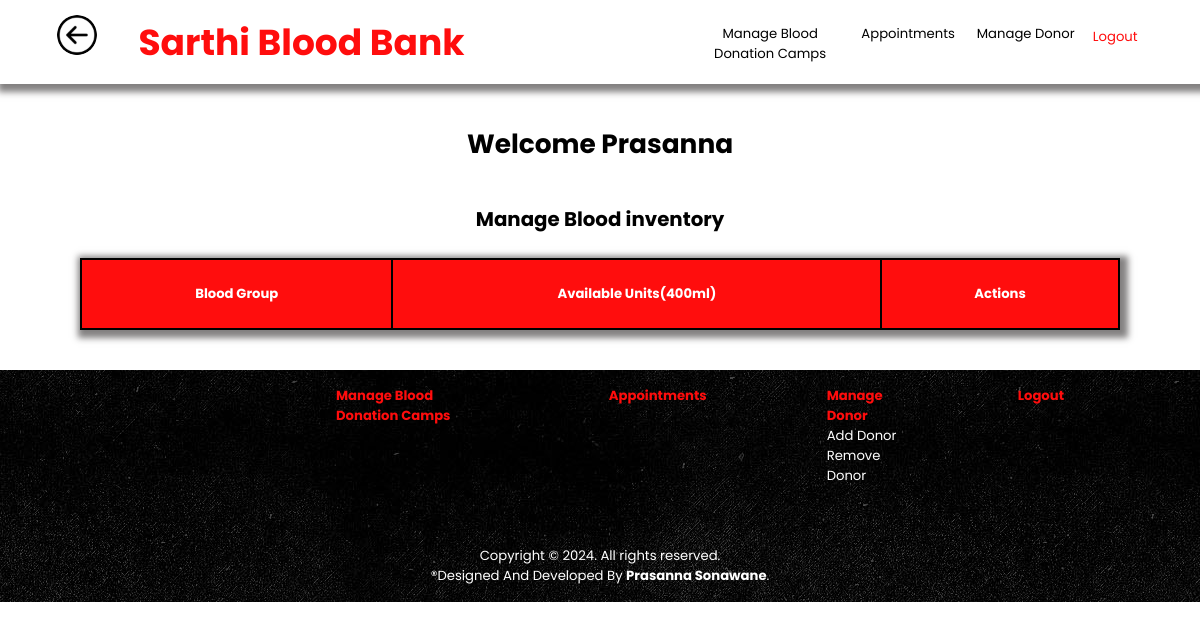
The page /admin_dashboard.php (signed in) on the database as committed earlier.
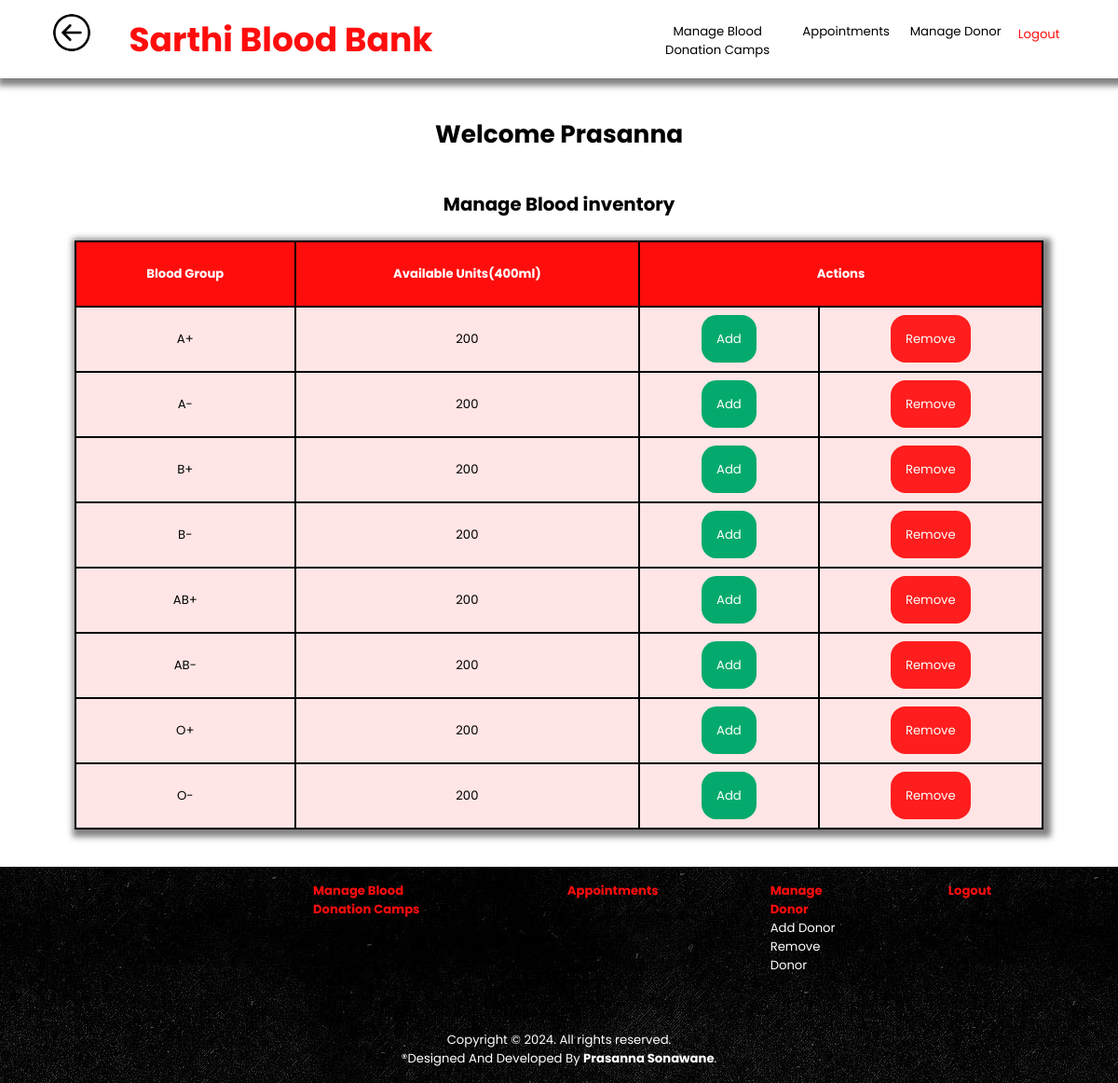
The same page on the database as committed later.
### tables this page shows
CREATE TABLE `blood_inventory` (`blood_id` INT NOT NULL AUTO_INCREMENT , `blood_group` VARCHAR(10) NOT NULL , `units` INT NOT NULL , PRIMARY KEY (`blood_id`), UNIQUE (`blood_group`));

### admin_dashboard.php (the view, shortened to what this page needs)
<!DOCTYPE html>
<html lang="en">
  <head>
    <link rel="stylesheet" type="text/css" href="css/style.css">
    <link rel="stylesheet" type="text/css" href="css/admin.css">
    <link rel="stylesheet" type="text/css" href="css/tables.css">
    <link rel="stylesheet" type="text/css" href="css/footer.css">
  </head>
  <body>
    <header>
      <?php include 'admin_header.php'; ?>
    </header>
    <main>
      <h1>Welcome
        <?php echo $_SESSION['admin_name'] ?>
      </h1>
      <table id="blood_inventory">
        <caption>
          <h2>Manage Blood inventory</h2>
        </caption>
        <thead>
          <tr>
            <th>Blood Group</th>
            <th>Available Units(400ml)</th>
            <th colspan="2">Actions</th>
          </tr>
        </thead>
        <tbody>
          <?php
            include 'db_connection.php';
          try {
            $q = "SELECT * FROM `blood_inventory`";
            $res = $conn->query($q);
            while ($row = $res->fetch()) {
              echo "
                  <tr>
                  <td>" . $row['blood_group'] . "</td>
                  <td>" . $row['units'] . "</td>
                  <td>
                      <a href='admin_add_blood.php?id=" . $row['blood_id'] . "' class='edit '>Add</a></td><td>
                      <a href='admin_remove_blood.php?id=" . $row['blood_id'] . "' class='remove '>Remove</a></td>
                  </tr>";
            }
          } catch (PDOException $e) {
            echo $e->getMessage();
          }
          ?>
        </tbody>
      </table>
    </main>
    <footer id="admin_footer">
      <?php
      include "admin_footer.php";
      ?>
    </footer>
  </body>
</html>

Rows that differ between the two databases and show on the page:
added blood_inventory: blood_group "A+", units "200"
added blood_inventory: blood_group "A-", units "200"
added blood_inventory: blood_group "B+", units "200"
added blood_inventory: blood_group "B-", units "200"
added blood_inventory: blood_group "AB+", units "200"
added blood_inventory: blood_group "AB-", units "200"
added blood_inventory: blood_group "O+", units "200"
added blood_inventory: blood_group "O-", units "200"
